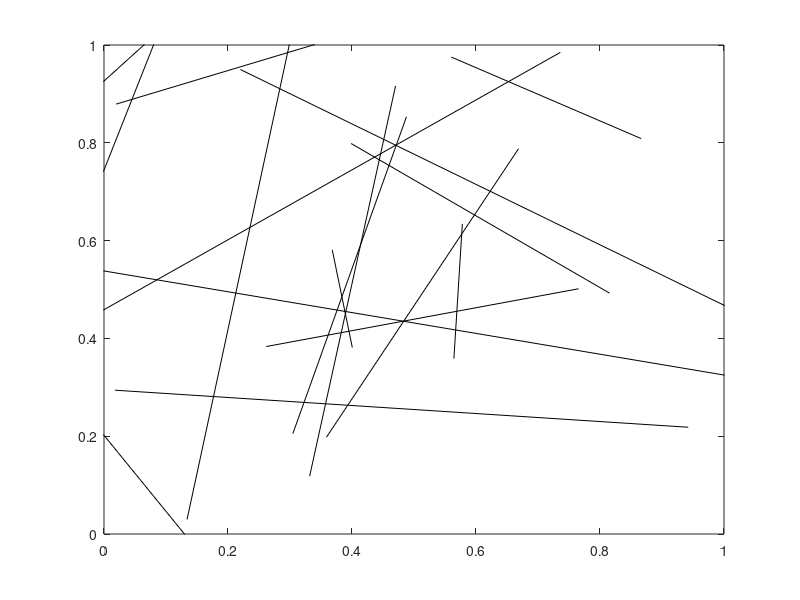

Source code (MATLAB):
%This program is fiber simulation for the mean free uniform discontinuous

clear all                            %clearing program
close all
clc

kx=64;
[x]=linspace(0,1, kx+1);            %linespaceing for x
[y]=linspace(0,1, kx+1);            %linespacing for y
n=20;                                %sample size
a=-sqrt(2)/2;                       %lower bound for uniform distribution
b=sqrt(2)/2;                        %upper bound for uniform distribution


    for i=1:n
                    
        d=unifrnd(a,b,1);                   %distance from origin
        angle=unifrnd(0,2*pi,1);            %angle
        L=unifrnd(0,sqrt(2),1);             %length of line
        xp=.5+d*cos(angle);                 %x cordinate of midpoint
        yp=.5+d*sin(angle);                 %y cordinate of midpoint
        x1=xp+(L/2)*cos(angle + pi/2);      %x cordinate of point 1
        y1=yp+(L/2)*sin(angle + pi/2);      %y cordinate of point 1
        x2=xp-(L/2)*cos(angle + pi/2);      %x cordinate of point 2
        y2=yp-(L/2)*sin(angle + pi/2);      %y cordinate of point 2
        x=[x1,x2];                          %x vector of point 1, 2
        y=[y1,y2];                          %y vector of point 1, 2
     
        
    
     plot(x,y,'k')                  %plot
     xlim([0 1])                    %x limits
     ylim([0 1])                    %y limits
     hold on;                       %hold on for graph 
  
    end